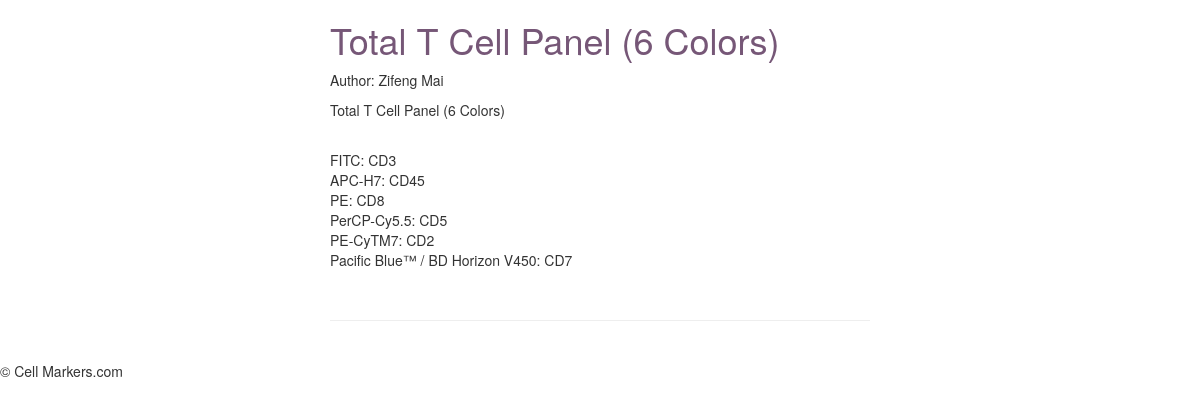
Page /total-t-cell-panel-6-colors/ on the committed database.
### panel/models.py (models this page shows, shortened)
class panel(models.Model):
	user = models.ForeignKey(settings.AUTH_USER_MODEL, default=1)
	title = models.CharField(max_length = 120)
	slug = models.SlugField(unique=True)
	image = models.ImageField(upload_to=upload_location,
			null=True,
			blank=True,
			width_field="width_field",
			height_field="height_field")
	height_field = models.IntegerField(default=0)
	width_field = models.IntegerField(default=0)
	description = models.TextField()
	draft = models.BooleanField(default=False)
	publish = models.DateField(auto_now=False, auto_now_add=False)
	updated = models.DateTimeField(auto_now=True, auto_now_add=False)
	timestamp = models.DateTimeField(auto_now=False, auto_now_add=True)
	objects = panel_manager()
	cells = models.CharField(max_length=50, choices=celltype.cell_types())
	markers = models.CharField(max_length = 120, default=[display[1] for display in ablist.total_t_cell_list()], editable=True)
	class Meta:
		ordering = ["-timestamp", "-updated"]

### panel/views.py (the view)
# urls.py: url(r'^(?P<slug>[\w-]+)/$', panel_detail, name="detail"),
def panel_detail(request,slug=None):
	instance = get_object_or_404(panel, slug=slug)
	if instance.publish > timezone.now().date() or instance.draft:
		if not request.user.is_staff or not request.user.is_superuser:
			raise Http404
	share_string = quote_plus(instance.description)
	context = {
		"title": instance.title,
		"instance": instance,
		"share_string": share_string
	}
	return render(request, "panel_detail.html", context)

### panel/templatetags/urlify.py (called while the page is built)
@register.filter
def urlify(value):
	return quote_plus(value)

### templates/panel_detail.html (shortened to what this page needs)
{% extends "base.html" %}
{% load urlify %}
{% block content %}
<div class='col-sm-6 col-sm-offset-3'>
<h1> {{ title }} <samll>{% if instance.draft %}<span style='color:red;'>Draft</span> {% endif %} </samll></h1>
{% if instance.user.get_full_name %}
<p>Author: {{ instance.user.get_full_name }} </p>
{% endif %}
{{instance.title|linebreaks}}<br/>
<div class='row'>
<div class='col-sm-12'>
{{ instance.description|linebreaks }}<br/>
<hr/>
<br/>
</div>
</div>
</div>
{% endblock content %}

### static/css/base.css (style rules this page uses)
h1 { color: #765777; }

### rows in the picture
panel: title "Total T Cell Panel (6 Colors)", user.get_full_name "Zifeng Mai", description "FITC: CD3 APC-H7: CD45 PE: CD8 PerCP-Cy5.5: CD5 PE-CyTM7: CD2 Pacific Blue™ / BD Horizon V450: CD7"
